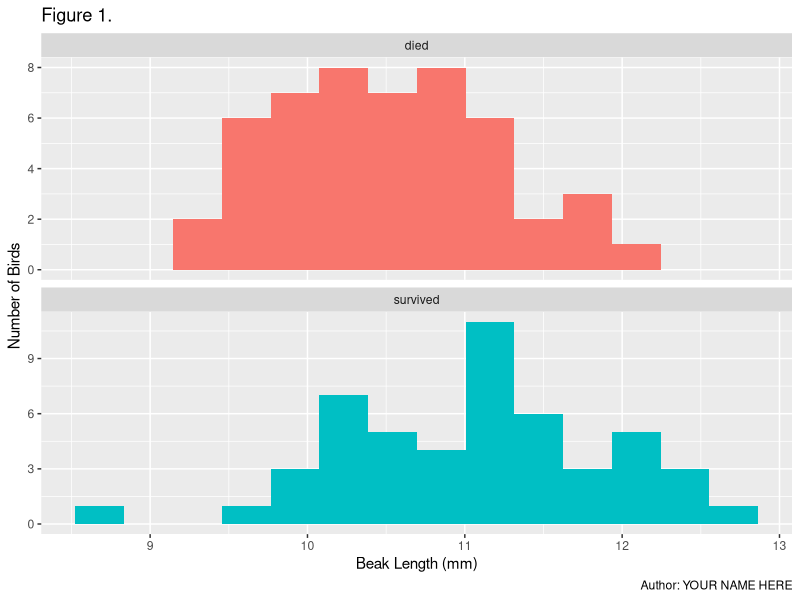
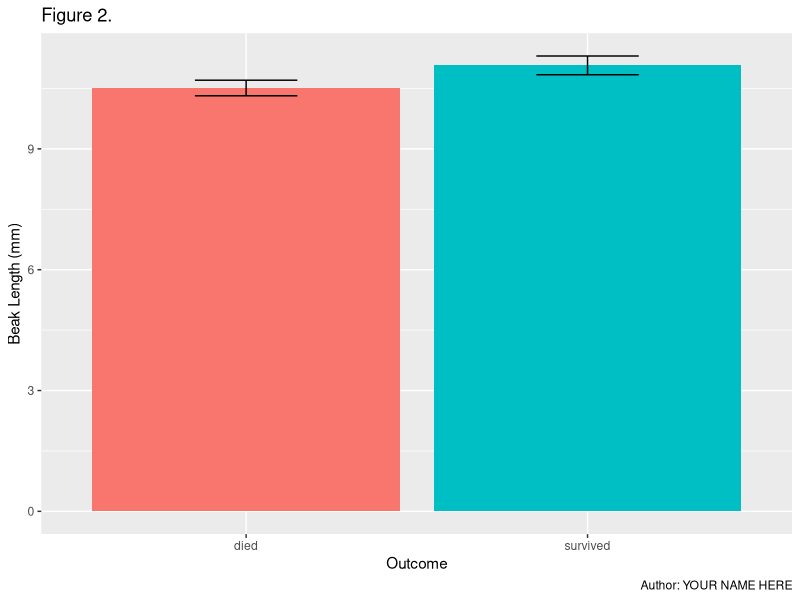
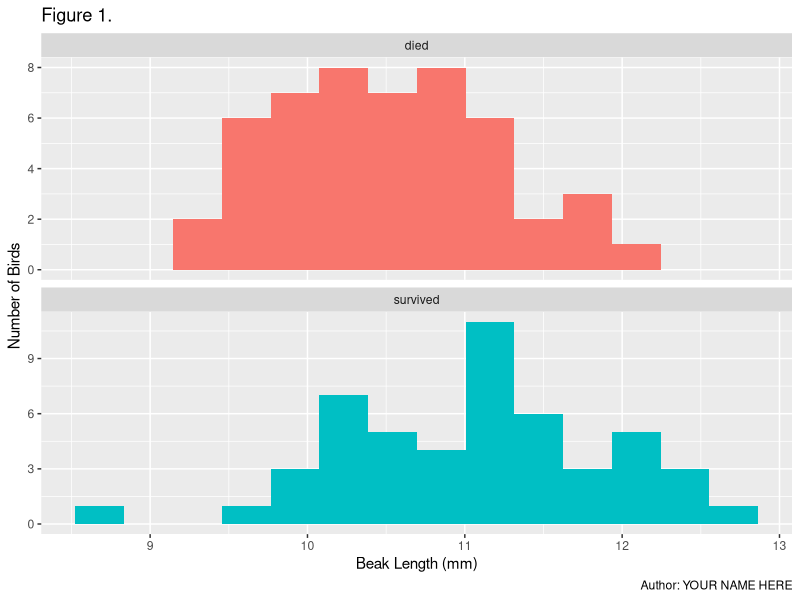
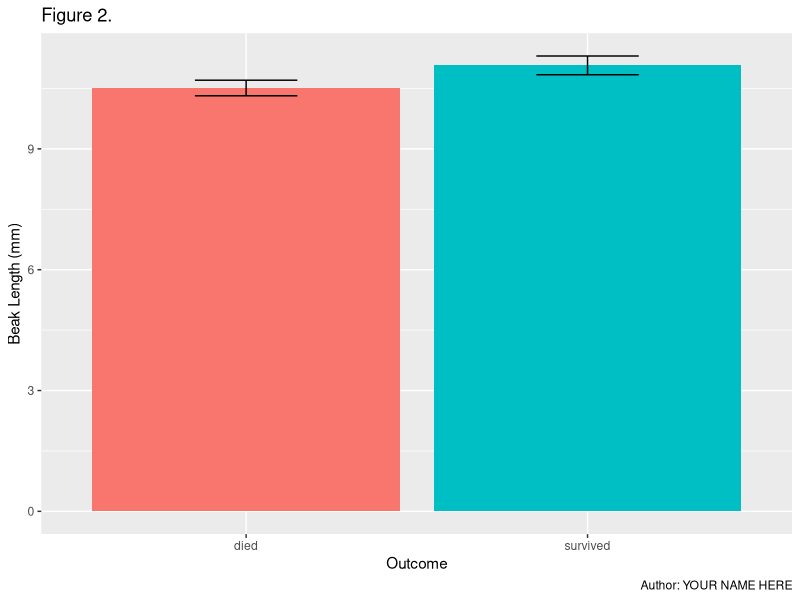

The R script that drew these images, in order:

# load packages -----------------------------------------------------------

# run every time you restart RStudio
library(readxl)     # load readxl, for reading Excel files
library(tidyverse)  # load tidyverse, for working with datasets


# read data ---------------------------------------------------------------

finches_data <- read_excel("finches-data.xlsx")  # read the finches data
finches_data                                     # print finches_data in console
glimpse(finches_data)                            # another way to view data


# histogram ---------------------------------------------------------------

# histogram of beak length, grouped by survival, with labels
ggplot(
  data = finches_data,                # use the finches dataset
  mapping = aes(x = beak_length,      # put beak length on the x axis
                fill = outcome)       # fill sets the color of the boxes
) +
  geom_histogram(bins = 14) +         # add the histogram, use 14 bins
  facet_wrap(~ outcome, ncol = 1,     # outcome is the grouping variable
    scales = "free_y") +              # allow y axes to vary on each facet
  guides(fill = "none") +             # don't show a legend for fill color
  labs(
    title = "Figure 1.",                # change number if necessary
    x = "Beak Length (mm)",             # human-readable x-axis label
    y = "Number of Birds",              # human-readable y-axis label
    caption = "Author: YOUR NAME HERE"  # your name so we know who made it
  )

# save your most recent plot
ggsave("beak_length_histogram.png",   # you choose a name for the file
       width = 3.5, height = 3.5)     # dimensions of saved file in inches


# summarize ---------------------------------------------------------------

# summarize the dataset by outcome (survived vs. died)
beak_length_grouped_summary <- 
  finches_data %>% 
  group_by(outcome) %>%               # for each outcome...
  summarize(                          # calculate the following stats
    mean = mean(beak_length),
    sample_size = n(),
    standard_error = sd(beak_length) / sqrt(sample_size),
    upper_conf_limit = mean + 1.96 * standard_error,
    lower_conf_limit = mean - 1.96 * standard_error
  ) %>% 
  print()                             # print the results in the console


# bar chart ---------------------------------------------------------------

# bar chart of mean beak lengths
ggplot(
  data = beak_length_grouped_summary,   # use summary data, not "finches_data"
  mapping = aes(x = outcome,            # survival on the x axis
                y = mean,               # mean beak length on the y axis
                fill = outcome)         # make died/survived different colors
) +
  geom_col() +                                 # add columns
  geom_errorbar(                               # add error bars
    mapping = aes(ymin = lower_conf_limit,     #   lower 95% confidence limit
                  ymax = upper_conf_limit),    #   upper 95% confidence limit
    width = .3                                 #   width of horizontal bars
  ) +
  guides(fill = "none") +               # don't show fill color legend
  labs(
    title = "Figure 2.",                # change number if necessary
    x = "Outcome",                      # human-readable x-axis label
    y = "Beak Length (mm)",             # human-readable y-axis label
    caption = "Author: YOUR NAME HERE"  # your name so we know who made it
  )

# save the beak length bar chart
ggsave("beak_length_bar_chart.png", width = 2.5, height = 3.5)

# t-test ------------------------------------------------------------------

# perform a two-sample t-test assuming unequal variances
t.test(beak_length ~ outcome, data = finches_data)
